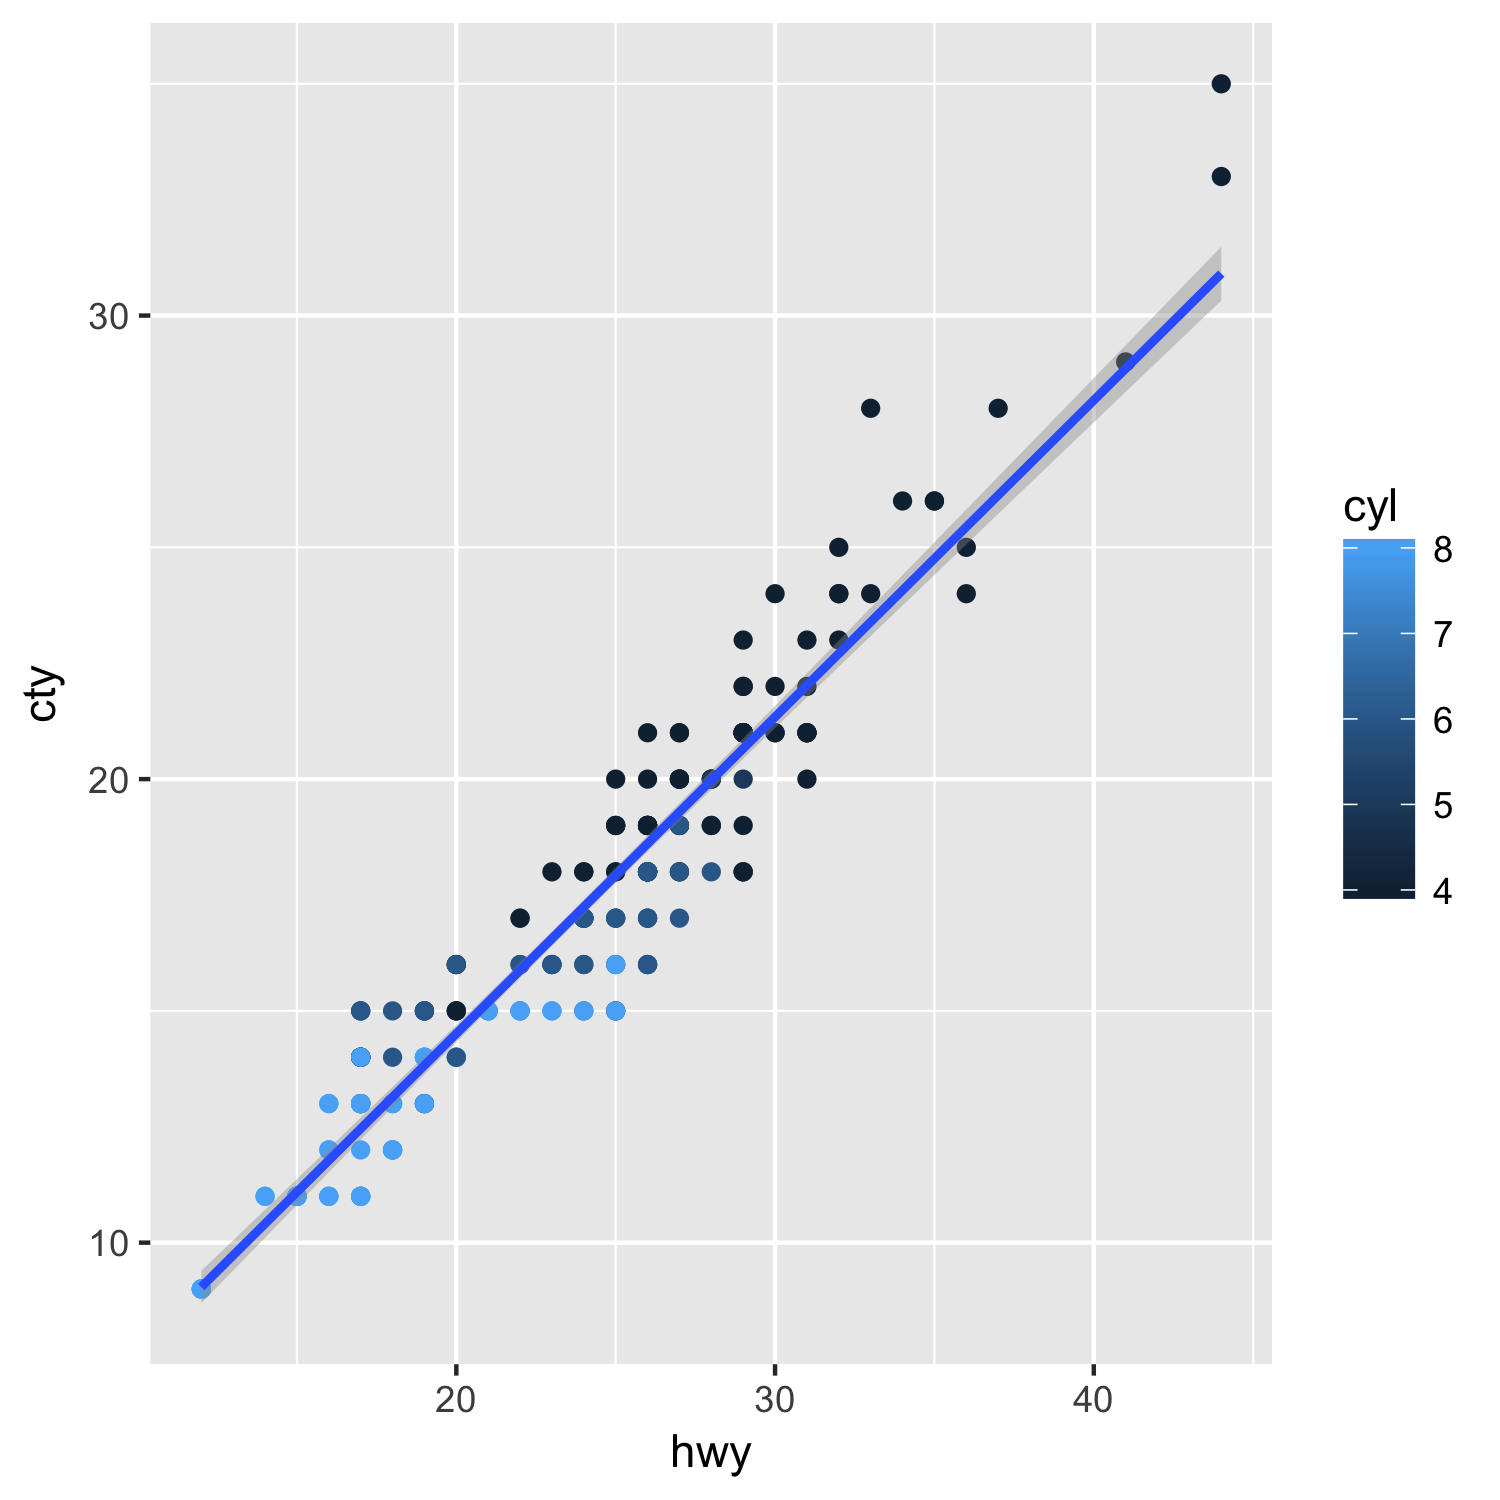

The R source for this figure:
library(magrittr)
library(dplyr)
library(pmbq)
library(ggmap)
library(DT)
library(png)
library(lubridate)
library(tidyr)
library(ggplot2)

ggplot(mpg,aes(hwy,cty)) +
  geom_point(aes(color=cyl))+
  geom_smooth(method = "lm")

  ggplot(data=UsedCarTrain,aes(x=price,y=yearOfRegistration)) +
           geom_point(aes(color=cyl))
  #continus
  a<-ggplot(data=UsedCarTrain,aes(price))
  #discrete
  b<-ggplot(UsedCarTrain,aes(vehicleType))
  #discrete&contunus
  g<-ggplot(UsedCarTrain,aes(vehicleType,price))
  g+geom_boxplot()
  g+geom_boxplot()+coord_cartesian(ylim = c(0,15000))
  
  
  g+geom_raster(aes(fill=yearOfRegistration),
                hjust=0.5,vjust=0.5,interpolate = FALSE)+
            coord_cartesian(ylim = c(0,10000)) + 
            scale_fill_gradient(
              low="red",
              high = "green")
  
  #continunus&continunus
  f<-ggplot(aes(x=price, y=)
            
            
  ggplot(aes(x= weight_kg, y = height_m, color=name)) +
    geom_point() +
    geom_smooth(method=lm, se=FALSE) +
    mapply(
      annotate_icon,
      subjects_custom$pokemon_id,
      subjects_custom$weight_kg,
      subjects_custom$height_m,
      2,
      0.1
    )+
    ylim(0,1)
  
  
  
